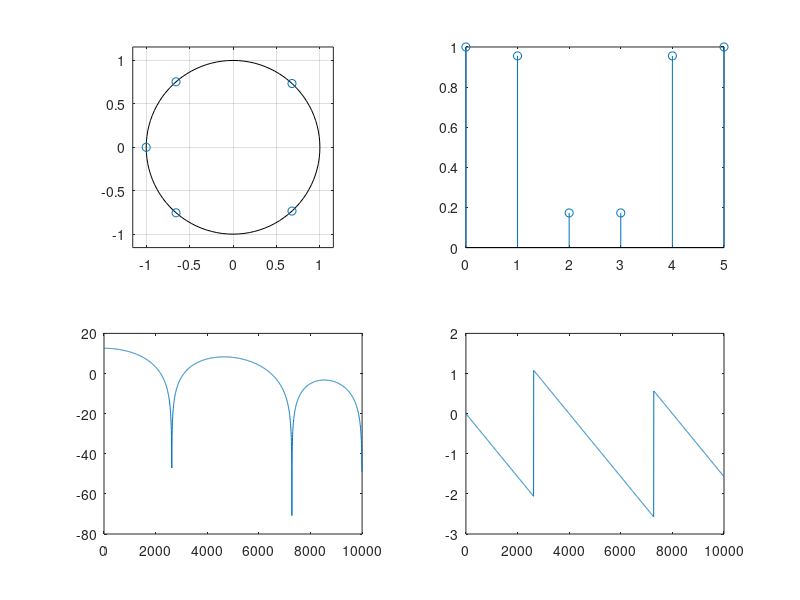
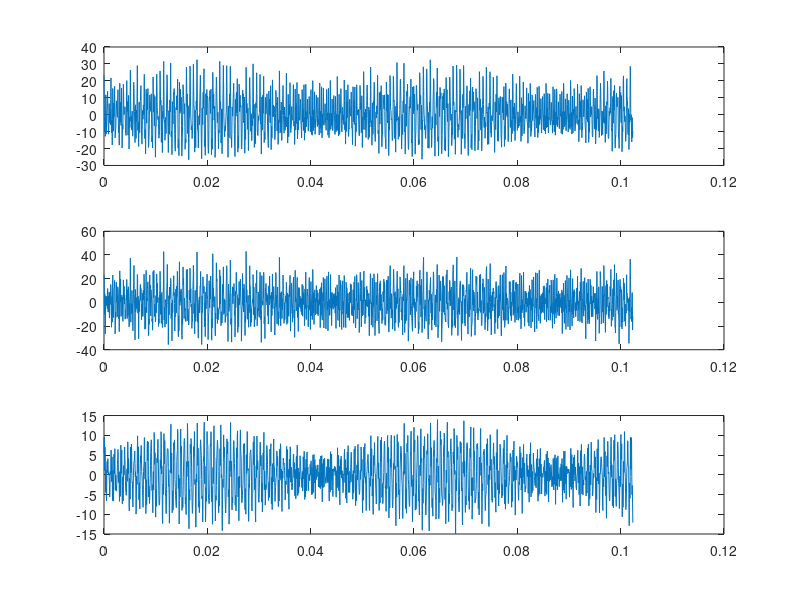
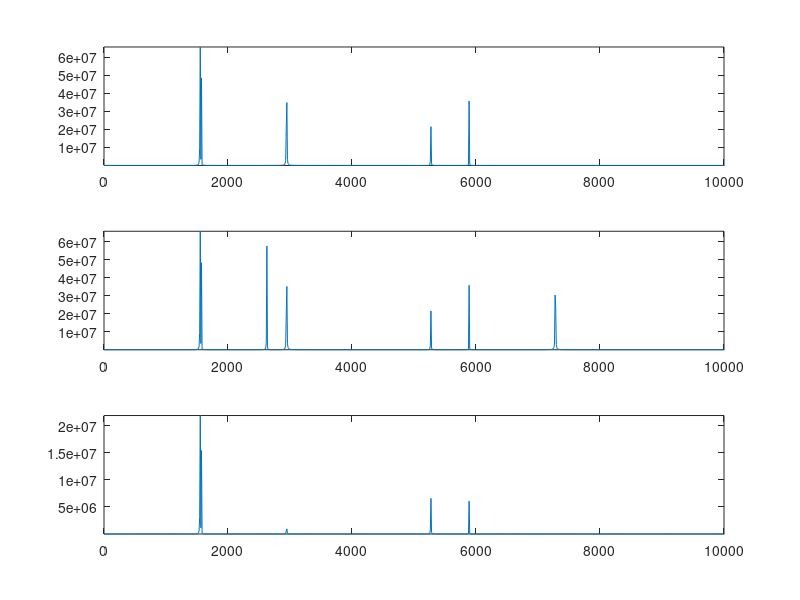

Write MATLAB code to recreate these figures, in order.
clear variables;
close all;
clc;

%% 3.2
i = complex(0,1);

B = 10000;
nue = 20000;
nu1 = 2625;
nu2 = 7280;

f0 = B/nue; 
f1 = nu1/nue;
f2 = nu2/nue;

z1 = exp(i*2*pi*f1);
z2 = conj(z1);
z3 = exp(i*2*pi*f2);
z4 = conj(z3);
z5 = -1;

zeros = [z1 z2 z3 z4 z5];
bl = poly(zeros);

%evaluation de la valeur du filtre aux fréquences à filtrer
zeros_eval = polyval(bl,1);
H = bl/zeros_eval;

%H = bl/(2*(1-z1)*(1-z2)*(1-z3)*(1-z4));

a = 1; %car tout zero
n = 2048;
[h,f] = freqz(bl,a,n,nue); % [réponse fréquentielle filtre, fréquences] = freqz(Pôles,Zeros,nombre de points,fréq d'echantillonnage)

subplot(2,2,1)
zplane(roots(bl))
subplot(2,2,2)
stem(0:1:5,bl)
subplot(2,2,3)
plot(f,20*log10(abs(h)))
subplot(2,2,4)
plot(f,angle(h))


%% 3.3

load signal4.mat


s1 = 8*sin(2*pi*nu1*t);
s2 = 8*sin(2*pi*nu2*t);
x = s + s1 + s2;

y = filter(H,a,x);

figure(2)
subplot(3,1,1)
plot(t,s)
subplot(3,1,2)
plot(t,x)
subplot(3,1,3)
plot(t,y)

Fred=0:nue/n:(nue-nue/n);

S = abs(fft(s,n)).^2;
X = abs(fft(x,n)).^2;
Y = abs(fft(y,n)).^2;

figure(3)
subplot(3,1,1)
plot(Fred,S)
axis([0 B -Inf +Inf])
subplot(3,1,2)
plot(Fred,X)
axis([0 B -Inf +Inf])
subplot(3,1,3)
plot(Fred,Y)
axis([0 B -Inf +Inf])

